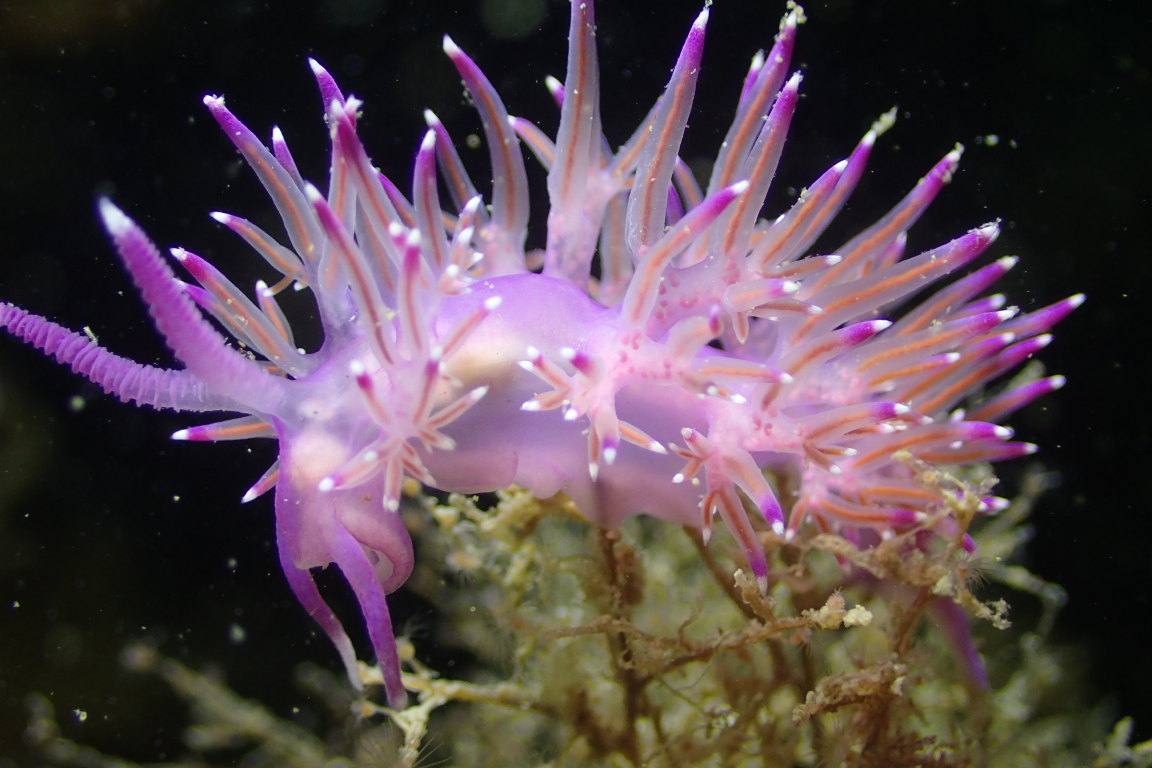
#> input picture ressources/diving photos/optimized/1.JPG, 4608 x 3072 px, given as the content of the folder ressources/diving photos/full, which was not available (shown at 1/4 size)
$ python compresser.py
#> lines starting #> are read from the running program, lines starting #| are printed output that depends on the picture
from PIL import Image
import os

input_folder = "ressources\\diving photos\\full"

output_folder = "ressources\\diving photos\\optimized"

for i in os.listdir(input_folder):

    image = Image.open(input_folder+"\\"+i)
#> image is the input picture: PIL image 4608x3072 RGB; mean R, G, B 86.7, 70, 76.5

    image.resize((image.width, image.height), Image.Resampling.LANCZOS).save(output_folder+"\\"+i, optimize=True, quality=90)


output_folder = "ressources\\diving photos\\low"
new_width = 400

for i in os.listdir(input_folder):

    image = Image.open(input_folder+"\\"+i)

    image.resize((new_width, image.height*new_width//image.width), Image.Resampling.LANCZOS).save(output_folder+"\\"+i, optimize=True, quality=95)
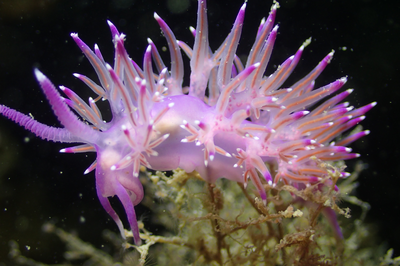
#> saved as 1.JPG: PIL image 400x266 RGB; mean R, G, B 86.7, 70, 76.5

$ run again, on ressources/diving photos/optimized/13.JPG
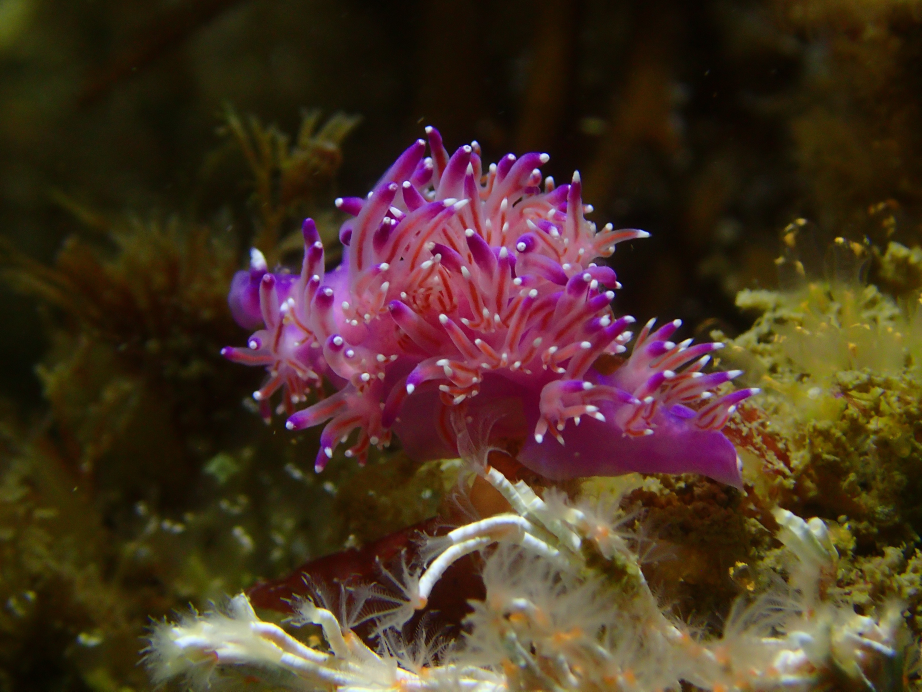
#> input picture ressources/diving photos/optimized/13.JPG, 4608 x 3456 px, given as the content of the folder ressources/diving photos/full, which was not available (shown at 1/5 size)
#> image is the input picture: PIL image 4608x3456 RGB; mean R, G, B 72.7, 51.3, 35.6
#> `image.resize((new_width, image.height*new_width//image.width), Image.R..`:
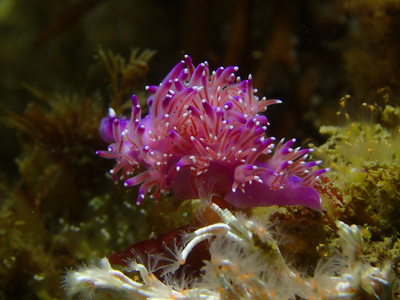
#> saved as 13.JPG: PIL image 400x300 RGB; mean R, G, B 72.7, 51.3, 35.6

$ run again, on ressources/diving photos/optimized/14.JPG
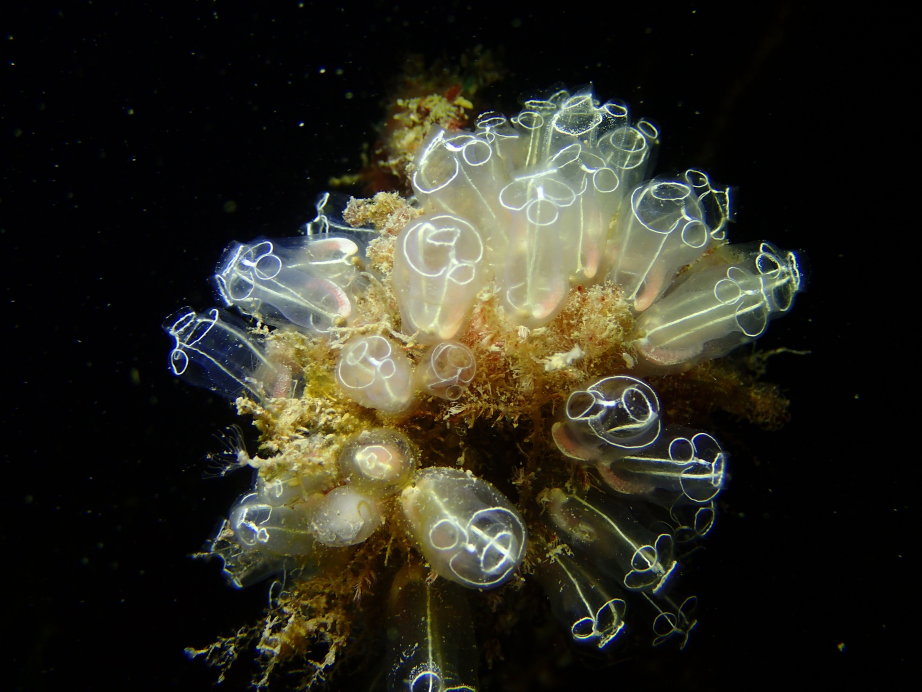
#> input picture ressources/diving photos/optimized/14.JPG, 4608 x 3456 px, given as the content of the folder ressources/diving photos/full, which was not available (shown at 1/5 size)
#> image is the input picture: PIL image 4608x3456 RGB; mean R, G, B 43.7, 42.4, 31.6
#> `image.resize((new_width, image.height*new_width//image.width), Image.R..`:
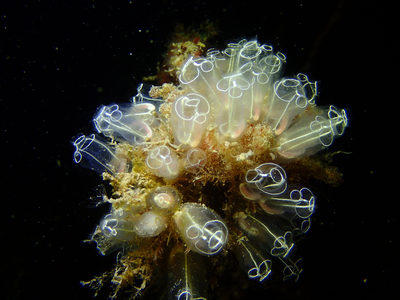
#> saved as 14.JPG: PIL image 400x300 RGB; mean R, G, B 43.7, 42.4, 31.6

$ run again, on ressources/diving photos/optimized/15.JPG
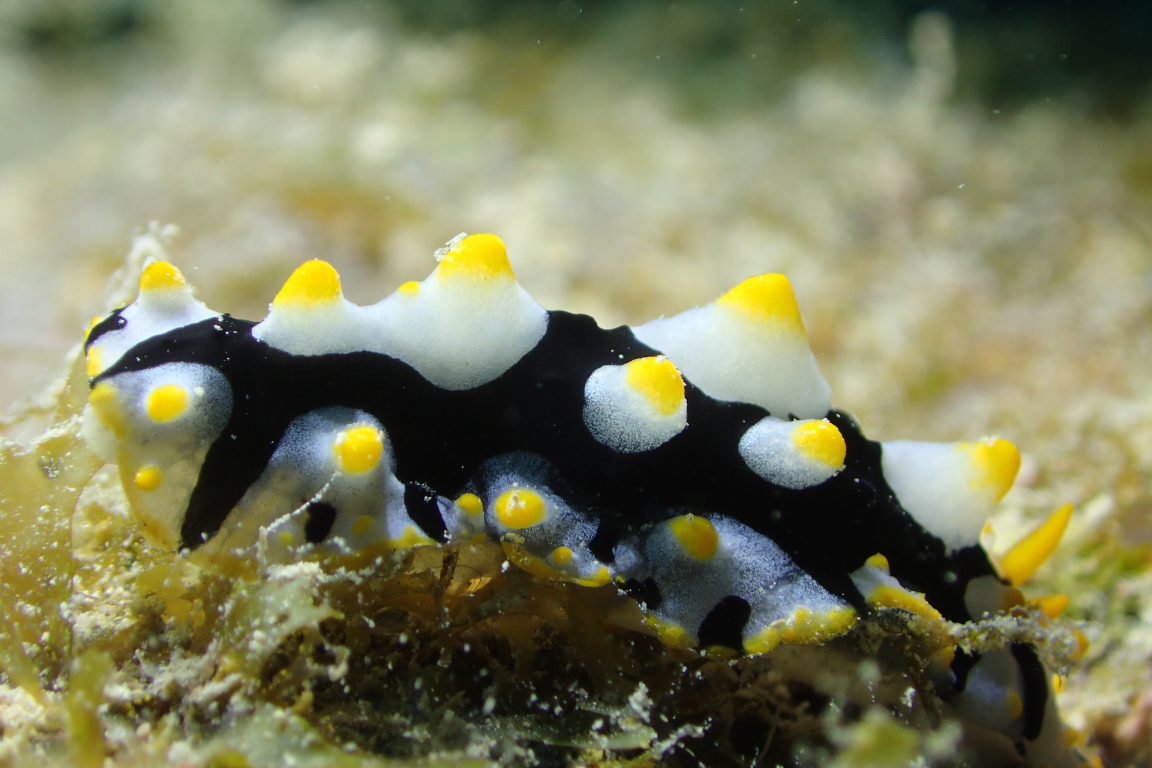
#> input picture ressources/diving photos/optimized/15.JPG, 4608 x 3072 px, given as the content of the folder ressources/diving photos/full, which was not available (shown at 1/4 size)
#> image is the input picture: PIL image 4608x3072 RGB; mean R, G, B 124.3, 125.8, 93.3
#> `image.resize((new_width, image.height*new_width//image.width), Image.R..`:
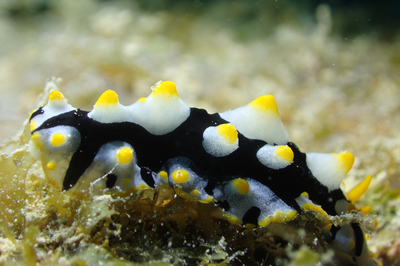
#> saved as 15.JPG: PIL image 400x266 RGB; mean R, G, B 124.3, 125.8, 93.3
